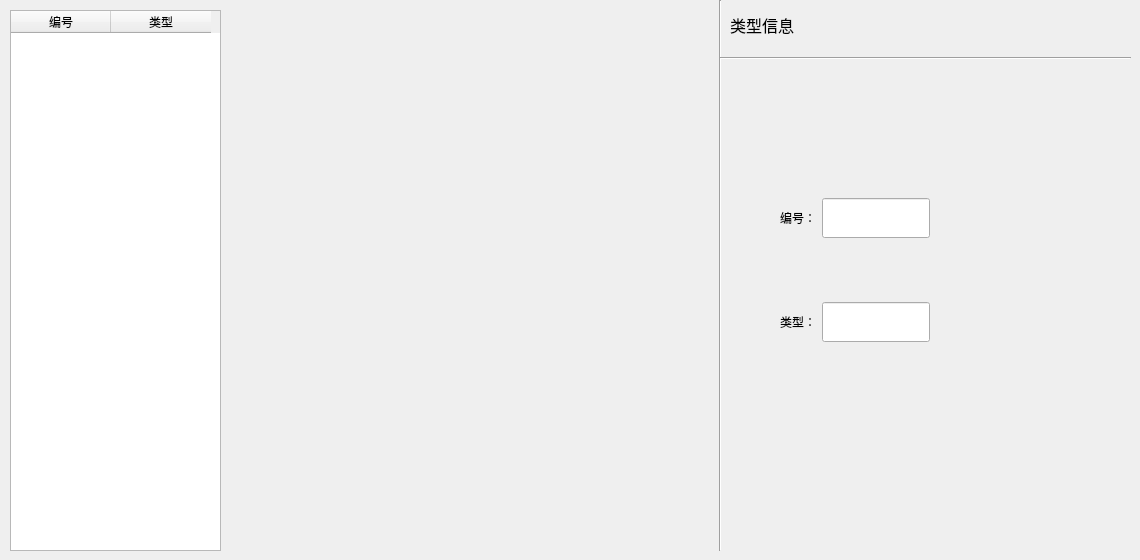
          <widget class="QWidget" name="tab_4">
           <attribute name="title">
            <string>用户类型管理</string>
           </attribute>
           <widget class="QTableWidget" name="tableWidget_Type">
            <property name="geometry">
             <rect>
              <x>10</x>
              <y>10</y>
              <width>211</width>
              <height>541</height>
             </rect>
            </property>
            <property name="sizePolicy">
             <sizepolicy hsizetype="Fixed" vsizetype="Fixed">
              <horstretch>0</horstretch>
              <verstretch>0</verstretch>
             </sizepolicy>
            </property>
            <property name="dragEnabled">
             <bool>true</bool>
            </property>
            <property name="dragDropMode">
             <enum>QAbstractItemView::NoDragDrop</enum>
            </property>
            <property name="textElideMode">
             <enum>Qt::ElideLeft</enum>
            </property>
            <property name="sortingEnabled">
             <bool>true</bool>
            </property>
            <column>
             <property name="text">
              <string>编号</string>
             </property>
            </column>
            <column>
             <property name="text">
              <string>类型</string>
             </property>
            </column>
           </widget>
           <widget class="QWidget" name="layoutWidget_3">
            <property name="geometry">
             <rect>
              <x>780</x>
              <y>140</y>
              <width>305</width>
              <height>261</height>
             </rect>
            </property>
            <layout class="QVBoxLayout" name="verticalLayout_9">
             <item>
              <layout class="QHBoxLayout" name="horizontalLayout_36">
               <item>
                <layout class="QHBoxLayout" name="horizontalLayout_37">
                 <item>
                  <widget class="QLabel" name="label_21">
                   <property name="enabled">
                    <bool>true</bool>
                   </property>
                   <property name="text">
                    <string>编号：</string>
                   </property>
                  </widget>
                 </item>
                 <item>
                  <widget class="QLineEdit" name="lineEdit_typeId">
                   <property name="sizePolicy">
                    <sizepolicy hsizetype="Fixed" vsizetype="Fixed">
                     <horstretch>0</horstretch>
                     <verstretch>0</verstretch>
                    </sizepolicy>
                   </property>
                   <property name="minimumSize">
                    <size>
                     <width>0</width>
                     <height>40</height>
                    </size>
                   </property>
                  </widget>
                 </item>
                </layout>
               </item>
               <item>
                <spacer name="horizontalSpacer_21">
                 <property name="orientation">
                  <enum>Qt::Horizontal</enum>
                 </property>
                 <property name="sizeHint" stdset="0">
                  <size>
                   <width>40</width>
                   <height>20</height>
                  </size>
                 </property>
                </spacer>
               </item>
              </layout>
             </item>
             <item>
              <layout class="QHBoxLayout" name="horizontalLayout_38">
               <item>
                <layout class="QHBoxLayout" name="horizontalLayout_39">
                 <item>
                  <widget class="QLabel" name="label_22">
                   <property name="text">
                    <string>类型：</string>
                   </property>
                  </widget>
                 </item>
                 <item>
                  <widget class="QLineEdit" name="lineEdit_typeName">
                   <property name="sizePolicy">
                    <sizepolicy hsizetype="Fixed" vsizetype="Fixed">
                     <horstretch>0</horstretch>
                     <verstretch>0</verstretch>
                    </sizepolicy>
                   </property>
                   <property name="minimumSize">
                    <size>
                     <width>0</width>
                     <height>40</height>
                    </size>
                   </property>
                  </widget>
                 </item>
                </layout>
               </item>
               <item>
                <spacer name="horizontalSpacer_22">
                 <property name="orientation">
                  <enum>Qt::Horizontal</enum>
                 </property>
                 <property name="sizeHint" stdset="0">
                  <size>
                   <width>40</width>
                   <height>20</height>
                  </size>
                 </property>
                </spacer>
               </item>
              </layout>
             </item>
            </layout>
           </widget>
           <widget class="Line" name="line_5">
            <property name="geometry">
             <rect>
              <x>710</x>
              <y>0</y>
              <width>20</width>
              <height>551</height>
             </rect>
            </property>
            <property name="orientation">
             <enum>Qt::Vertical</enum>
            </property>
           </widget>
           <widget class="Line" name="line_11">
            <property name="geometry">
             <rect>
              <x>720</x>
              <y>50</y>
              <width>411</width>
              <height>16</height>
             </rect>
            </property>
            <property name="orientation">
             <enum>Qt::Horizontal</enum>
            </property>
           </widget>
           <widget class="QLabel" name="label_14">
            <property name="geometry">
             <rect>
              <x>730</x>
              <y>10</y>
              <width>101</width>
              <height>31</height>
             </rect>
            </property>
            <property name="text">
             <string>&lt;!DOCTYPE HTML PUBLIC &quot;-//W3C//DTD HTML 4.0//EN&quot; &quot;http://www.w3.org/TR/REC-html40/strict.dtd&quot;&gt;
&lt;html&gt;&lt;head&gt;&lt;meta name=&quot;qrichtext&quot; content=&quot;1&quot; /&gt;&lt;style type=&quot;text/css&quot;&gt;
p, li { white-space: pre-wrap; }
&lt;/style&gt;&lt;/head&gt;&lt;body style=&quot; font-family:'微软雅黑'; font-size:11pt; font-weight:400; font-style:normal;&quot;&gt;
&lt;p style=&quot; margin-top:0px; margin-bottom:0px; margin-left:0px; margin-right:0px; -qt-block-indent:0; text-indent:0px;&quot;&gt;&lt;span style=&quot; font-family:'宋体'; font-size:12pt;&quot;&gt;类型信息&lt;/span&gt;&lt;/p&gt;&lt;/body&gt;&lt;/html&gt;</string>
            </property>
           </widget>
          </widget>
